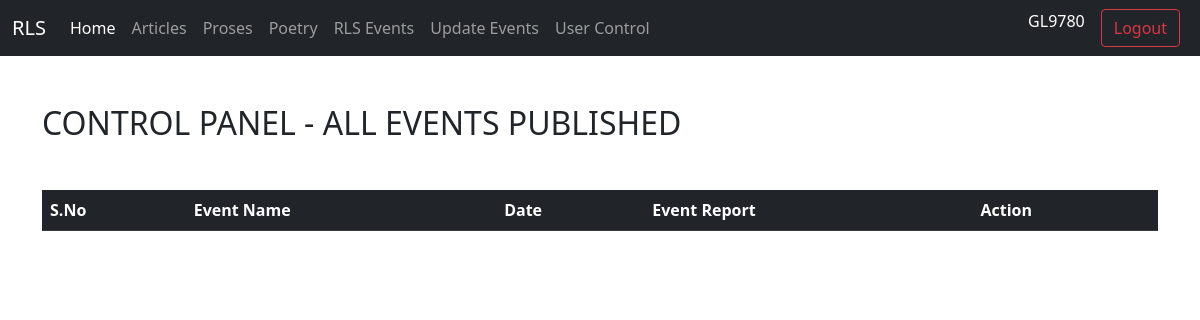
The page /admin/event_info.php (signed in) on the database as committed earlier.
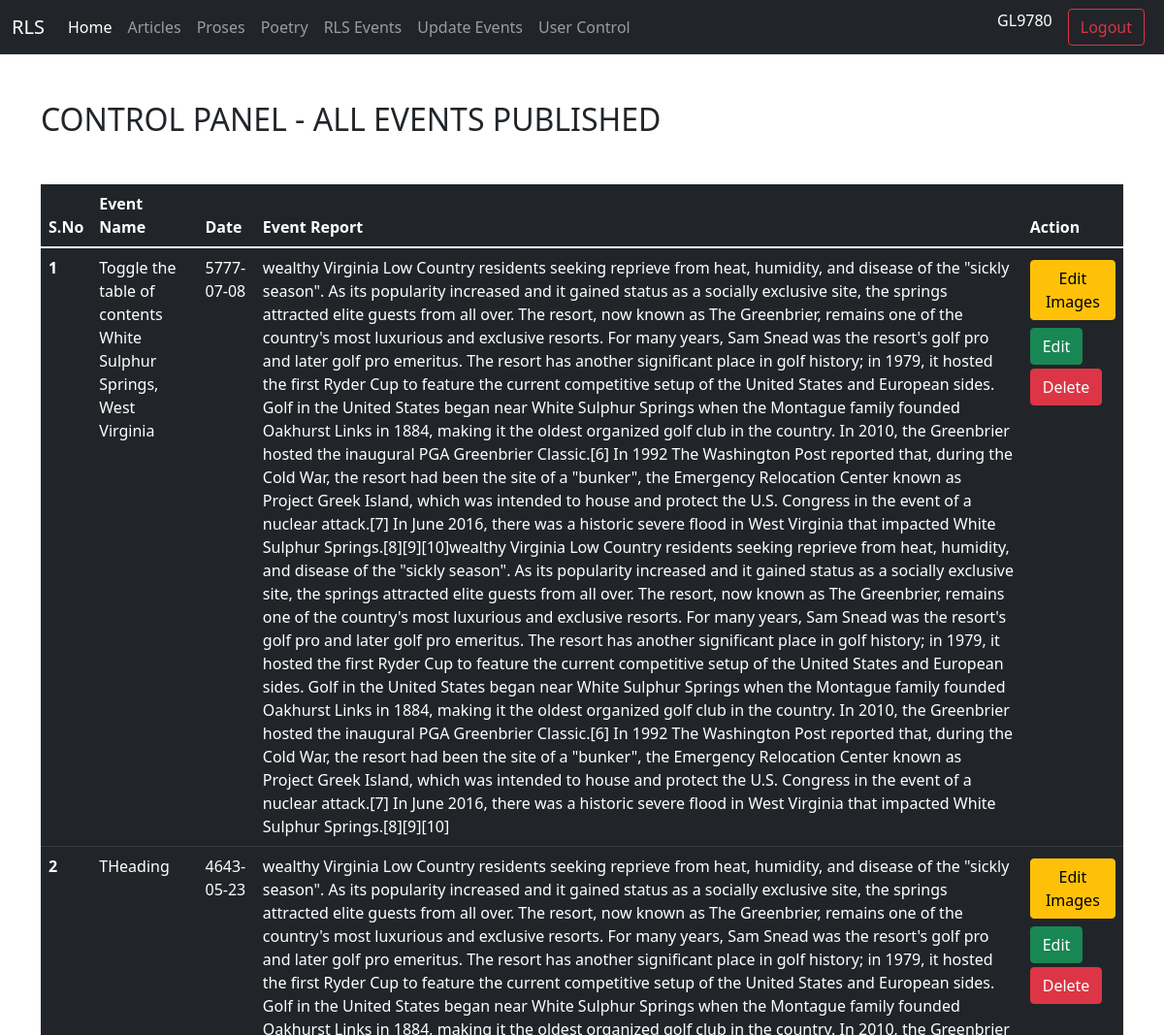
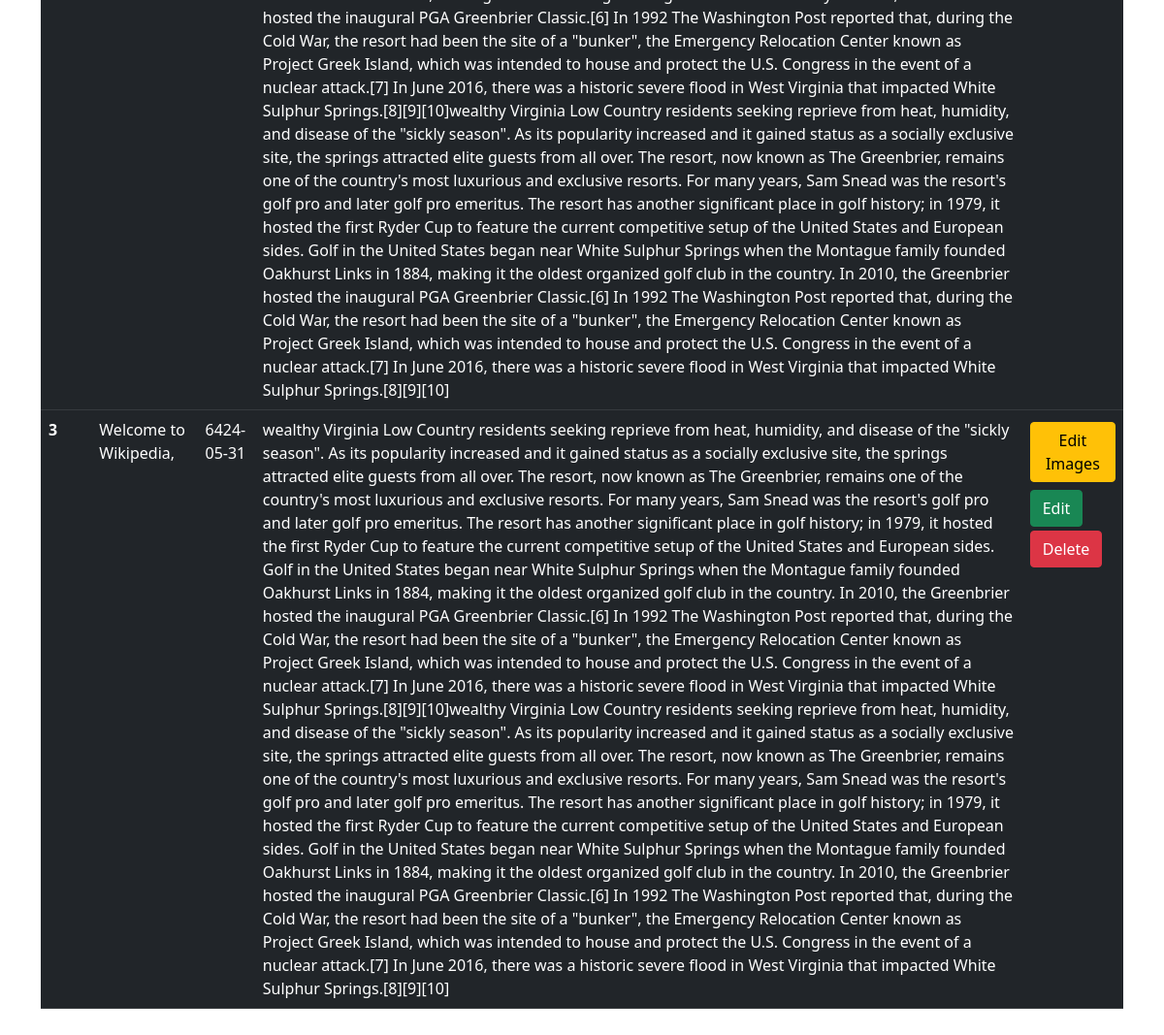
The same page on the database as committed later (2 pictures, top to bottom).
### tables this page shows
CREATE TABLE `events` (
  `event_id` int(11) NOT NULL,
  `foreign_key` varchar(50) NOT NULL,
  `event_name` varchar(100) NOT NULL,
  `event_date` date NOT NULL,
  `event_report` text NOT NULL,
  `updated_by` varchar(100) NOT NULL,
  `timestamp` timestamp NOT NULL DEFAULT current_timestamp()
);

### admin/event_info.php (the view, shortened to what this page needs)
<!doctype html>
<html lang="en">
  <head>
    <link href="https://cdn.jsdelivr.net/npm/bootstrap@5.1.3/dist/css/bootstrap.min.css" rel="stylesheet">
    <link rel="stylesheet" href="//cdn.datatables.net/1.11.3/css/jquery.dataTables.min.css">
  </head>
  <body>
<?php
include './navbar.php';
?>
    <div class="container my-5">
        <h2>CONTROL PANEL - ALL EVENTS PUBLISHED </h2>
    </div>
<div class="container  my-5">
<table class="table table-dark" id='myTable'>
  <thead>
    <tr>
      <th scope="col"> S.No</th>
      <th scope="col">Event Name</th>
      <th scope="col">Date  </th>
      <th scope="col">Event Report </th>
      <th scope="col">Action </th>
    </tr>
  </thead>
  <tbody>
<?php
  $sql="Select * from events ";
$result=mysqli_query($conn,$sql);
$sn=1;
while ($row=mysqli_fetch_assoc($result)) {
echo "<tr>
<th scope='row'>". $sn . "</th>
<td>". $row['event_name']."</td>
<td>". $row['event_date']."</td>
<td>". $row['event_report']."</td>
<td> <a id=".$row['foreign_key']." href='./event_images.php?key=".$row['foreign_key']."' style='color:white;text-decoration:none; '><button  class='btn btn-warning my-1 ' >Edit Images</button></a>
    <button  class='btn btn-success my-1 edit' data-bs-toggle='modal' data-bs-target='#editModal' id=".$row['event_id'].">Edit</button>  <button  class='btn btn-danger deletes' id=". 99999999 . $row['event_id']." >Delete</button>
</td>
</tr>";
$sn++;
} ;
?>
  </tbody>
</table>
</div>
  </body>
</html>

Rows that differ between the two databases and show on the page:
added events: event_name "Toggle the table of contents White Sulphur Springs, West Virginia", event_date "5777-07-08", event_report "wealthy Virginia Low Country residents seeking reprieve from heat, humidity, and disease of the \"sickly season\". As its popularity increased and it gained status as a socially exclusive site, the springs attracted elite guests from all over. The resort, now known as The Greenbrier, remains one of the country's most luxurious and exclusive resorts. For many years, Sam Snead was the resort's golf pro and later golf pro emeritus. The resort has another significant place in golf history; in 1979, it hosted the first Ryder Cup to feature the current competitive setup of the United States and European sides. Golf in the United States began near White Sulphur Springs when the Montague family…"
added events: event_name "THeading", event_date "4643-05-23", event_report "wealthy Virginia Low Country residents seeking reprieve from heat, humidity, and disease of the \"sickly season\". As its popularity increased and it gained status as a socially exclusive site, the springs attracted elite guests from all over. The resort, now known as The Greenbrier, remains one of the country's most luxurious and exclusive resorts. For many years, Sam Snead was the resort's golf pro and later golf pro emeritus. The resort has another significant place in golf history; in 1979, it hosted the first Ryder Cup to feature the current competitive setup of the United States and European sides. Golf in the United States began near White Sulphur Springs when the Montague family…"
added events: event_name "Welcome to Wikipedia,", event_date "6424-05-31", event_report "wealthy Virginia Low Country residents seeking reprieve from heat, humidity, and disease of the \"sickly season\". As its popularity increased and it gained status as a socially exclusive site, the springs attracted elite guests from all over. The resort, now known as The Greenbrier, remains one of the country's most luxurious and exclusive resorts. For many years, Sam Snead was the resort's golf pro and later golf pro emeritus. The resort has another significant place in golf history; in 1979, it hosted the first Ryder Cup to feature the current competitive setup of the United States and European sides. Golf in the United States began near White Sulphur Springs when the Montague family…"
